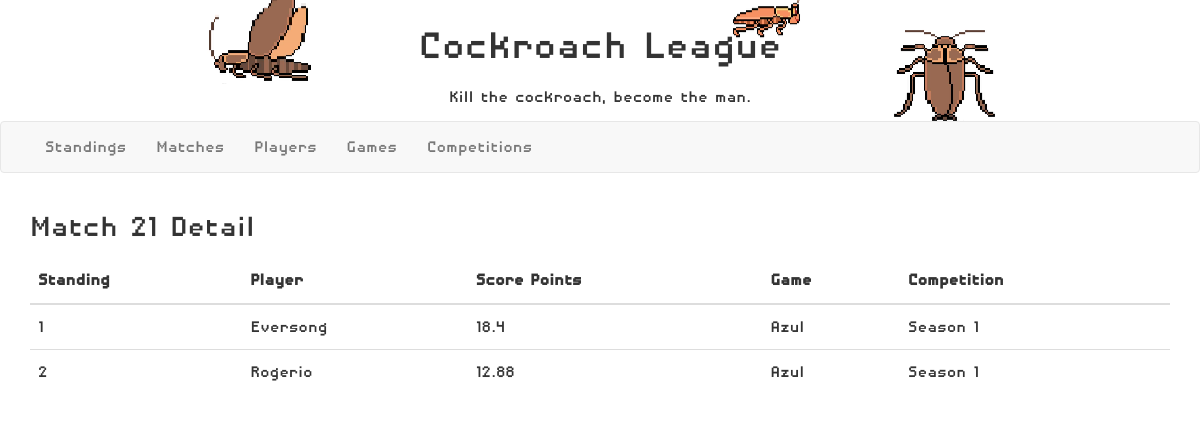
Screenshot of /rankings/matches/21 with the database file from the repository.
### rankings/models.py (models this page shows, shortened)
class GameMatchResult(models.Model):
    class Meta:
        unique_together = (('result_match_id', 'result_player'),)
    result_match_id = models.ForeignKey(GameMatch, on_delete=models.CASCADE)
    result_player = models.ForeignKey(Player, on_delete=models.CASCADE)
    result_standing = models.IntegerField()
    result_points = models.FloatField(null=True, blank=True)

class Player(models.Model):
    player_nickname = models.CharField(max_length=15, primary_key=True, null=False)
    player_first_name = models.CharField(max_length=15, null=False)
    player_last_name = models.CharField(max_length=15, null=False)
    player_photo = models.ImageField()
    player_bio = models.TextField(null=True, blank=True)
    def __str__(self):
        return self.player_nickname

class Game(models.Model):
    game_name = models.CharField(max_length=30, primary_key=True)
    game_complexity = models.FloatField()
    game_time = models.IntegerField()
    game_url = models.URLField()
    game_logo = models.ImageField(null=True)
    def __str__(self):
        return self.game_name

class GameMatch(models.Model):
    match_id = models.IntegerField()
    match_date = models.DateField('Match Date')
    match_game = models.ForeignKey(Game, on_delete=models.CASCADE)
    match_players = models.ManyToManyField(Player)
    competition_id = models.ForeignKey(Competition, on_delete=models.CASCADE)

class Competition(models.Model):
    competition_id = models.IntegerField(primary_key=True)
    competition_name = models.CharField(max_length=50, null=False)

### rankings/views.py (the view)
# urls.py: path('matches/<int:match_id>', views.matches_details, name='matches-detail'),
def matches_details(request, match_id):
    match = GameMatch.objects.filter(match_id=match_id).first()
    match_results = GameMatchResult.objects.filter(result_match_id=match)
    context = {
        'match_results': match_results,
        'game': match.match_game,
        'match_id': match_id
    }
    return render(request, 'matches_detail.html', context=context)

### templates/matches_detail.html (shortened to what this page needs)
{% extends "base_generic.html" %}
{% block content %}
    <link href="https://maxcdn.bootstrapcdn.com/bootstrap/3.3.7/css/bootstrap.min.css" rel="stylesheet"/>
    <link href="https://cdnjs.cloudflare.com/ajax/libs/datatables/1.10.12/css/dataTables.bootstrap.min.css" rel="stylesheet"/>
    <div class="container">
        <h1 class="text-xs-center">Match {{ match_id }} Detail </h1>
        <table id="example" class="table" cellspacing="0" width="100%">
            <thead>
            <tr>
                <th>Standing</th>
                <th>Player</th>
                <th>Score Points</th>
                <th>Game</th>
                <th>Competition</th>
            </tr>
            </thead>
            <tbody>
            {% for  result in match_results %}
                <tr>
                <td>{{ result.result_standing }}</td>
                <td>{{ result.result_player }}</td>
                <td>{{ result.result_points }}</td>
                <td>{{ game }}</td>
                <td>{{ result.result_match_id.competition_id.competition_name }}</td>
                </tr>
            {% endfor %}
            </tbody>
        </table>
    </div>
{% endblock %}

### rankings/static/css/styles.css (style rules this page uses)
.body { font-family: "Disposable Droid"; font-size: 20px; }

### rows the page displays
GameMatchResult: result_standing "1", result_player "Eversong", result_points "18.4", result_match_id.competition_id.competition_name "Season 1"
Game: game_name "Azul"
GameMatchResult: result_standing "2", result_player "Rogerio", result_points "12.88", result_match_id.competition_id.competition_name "Season 1"

### other values shown
{{ match_id }} "21"
